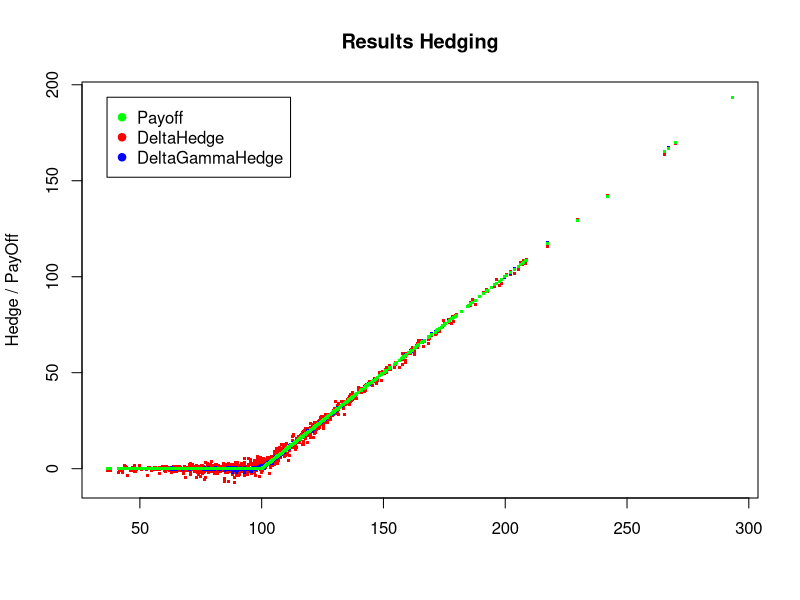
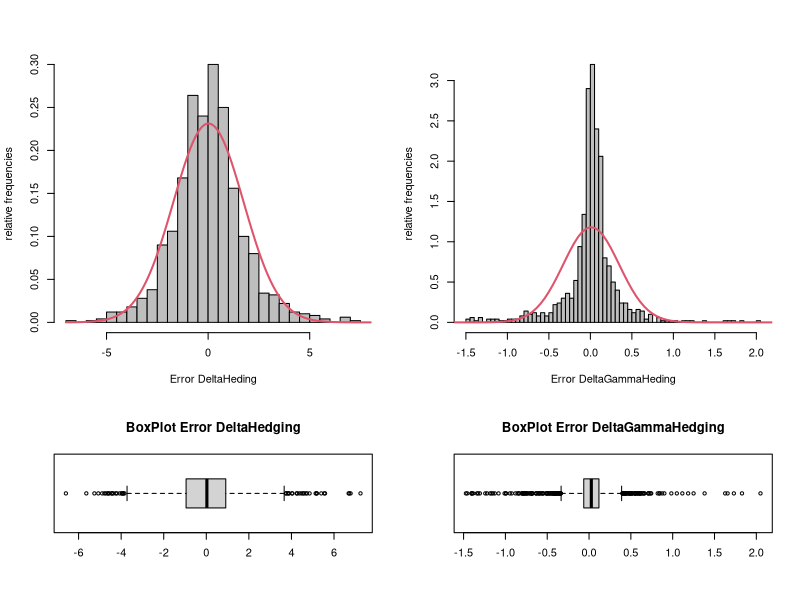
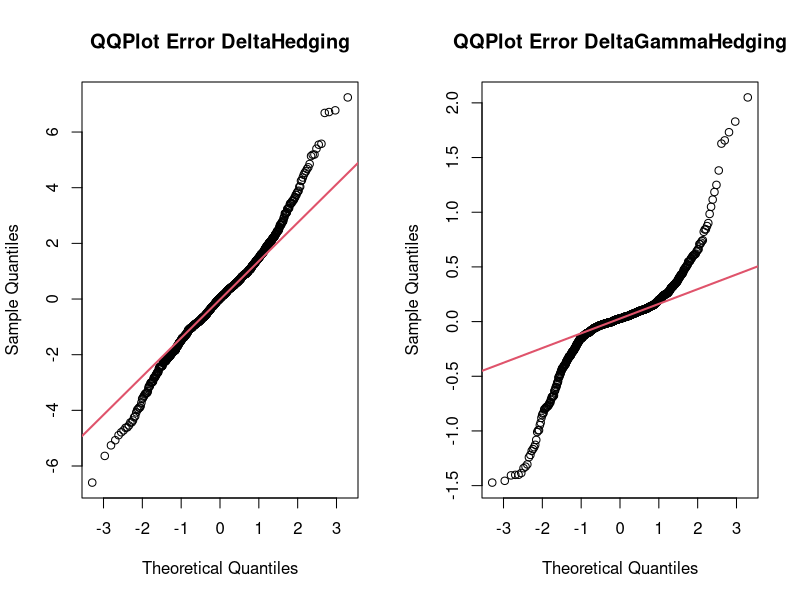

These charts were generated, in order, by the following R code:
BSMOption <- function(PutCallFlag,S,T,K,r,sigma,Greek)
# 'Four Things You Might Not Know About The Black-Scholes-Formula'
{
   if(PutCallFlag=="Call" && Greek=="Price" && T>0)
   {
      d1=(log(S/K)+(r+sigma^2/2)*T) / (sigma*sqrt(T))
      d2=d1 - sigma * sqrt(T)
      return(S * pnorm(d1, mean=0, sd=1) - K * exp(-r*T) * pnorm(d2, mean=0, sd=1)) 
   }
   if(PutCallFlag=="Call" && Greek=="Delta" && T>0)
   {
      d1=(log(S/K)+(r+sigma^2/2)*T) / (sigma*sqrt(T))
      return(pnorm(d1, mean=0, sd=1)) 
   }
   if((PutCallFlag=="Call" || PutCallFlag=="Put") && Greek=="Gamma" && T>0)
   {
      d1=(log(S/K)+(r+sigma^2/2)*T) / (sigma*sqrt(T))
      return(dnorm(d1, mean=0, sd=1) / (S * sigma * sqrt(T))) 
   }
   if(PutCallFlag=="Call" && Greek=="Delta" && T==0)
      {return(0)}
   if(PutCallFlag=="Call" && Greek=="Price" && T==0)
      {return(pmax(S-K,0))} 
   if(PutCallFlag=="Put" && Greek=="Price" && T==0)
      {return(pmax(K-S,0))}
   if(PutCallFlag=="Put")
      {return(-1 * BSMOption("Call",S,T,K,r,-1 * sigma,Greek))}
}

# Parameter
PutCallFlag = "Call"; # Put or Call
S_0 = 100;
T = 0.5;
K = 100;
r = 0.05;
mu = 0.15;
sigma = 0.5;
Npaths = 1000 # 5 * 10^3;
Nhedgepoints = 52;

##################
set.seed(123456);
dt = T/Nhedgepoints;

# Data
S_t<-rep(0, times=Npaths);
Payoff<-rep(0, times=Npaths);

# DeltaHedge
Hedge_DeltaHedge<-rep(0, times=Npaths);
Error_DeltaHedge<-rep(0, times=Npaths);

# DeltaGammaHedge
Hedge_DeltaGammaHedge<-rep(0, times=Npaths);
Error_DeltaGammaHedge<-rep(0, times=Npaths);

# Vergleiche 'Four Things You Might Not Know About The Black-Scholes-Formula'

# Loop over j = 1 to Npaths
for(j in 1:Npaths) 
{
   S <- S_0;
   
   # DeltaHedge
   V_DeltaHedge <- BSMOption(PutCallFlag,S,T,K,r,sigma,"Price"); # initial investment
   a_DeltaHedge <- BSMOption(PutCallFlag,S,T,K,r,sigma,"Delta"); # stock position = delta
   b_DeltaHedge <- V_DeltaHedge-a_DeltaHedge*S; # rest in bank; self-fin. Cond.
   
   # DeltaGammaHedge
   K0 <- S
   # initial investment
   V_DeltaGammaHedge <- BSMOption(PutCallFlag,S,T,K,r,sigma,"Price") 
   #c=BScall(S,T-i*dt,K1,.,greek=gamma)/BScall(S,T-i*dt,K0,.,greek=gamma)
   c_DeltaGammaHedge <- BSMOption(PutCallFlag,S,T,K,r,sigma,"Gamma")/BSMOption(PutCallFlag,S,T,K0,r,sigma,"Gamma")
   #a=BScall(S,T-i*dt,K1,.,greek=delta)-c*BScall(S,T-i*dt,K0,.,greek=delta)
   a_DeltaGammaHedge <- BSMOption(PutCallFlag,S,T,K,r,sigma,"Delta")-c_DeltaGammaHedge*BSMOption(PutCallFlag,S,T,K0,r,sigma,"Delta")
   #b=V-a*S-c*BScall(S,T-i*dt,K0,., greek=price)
   b_DeltaGammaHedge <- V_DeltaGammaHedge-a_DeltaGammaHedge*S-c_DeltaGammaHedge * BSMOption(PutCallFlag,S,T,K0,r,sigma,"Price")
   
   # Loop over i=1 to Nhedgepoints
   for(i in 1:Nhedgepoints) 
   {
      eps <- rnorm(1); # eps=random.normal() simulate outcome of N(0,1)
      S <- S*exp((mu-0.5*sigma^2)*dt+sigma*sqrt(dt)*eps);
      
      # Delta-Hedge
      V_DeltaHedge<-a_DeltaHedge*S+b_DeltaHedge*exp(r*dt);
      a_DeltaHedge<-BSMOption(PutCallFlag,S,T-i*dt,K,r,sigma,"Delta");
      b_DeltaHedge<-V_DeltaHedge-a_DeltaHedge*S;
      
      # DeltaGammaHedging : K0 = K_liquid (S_T) ; K1 = illiquid (S0)
      
      # V=a*S+b*exp(r*dt)+c*BScall(S,T-i*dt, K0,.,greek=price)
      V_DeltaGammaHedge<-a_DeltaGammaHedge*S+b_DeltaGammaHedge*exp(r*dt)+c_DeltaGammaHedge*BSMOption(PutCallFlag,S,T-i*dt,K0,r,sigma,"Price")
      
      K0 <- S;
      
      #c=BScall(S,T-i*dt,K1,.,greek=gamma)/BScall(S,T-i*dt,K0,.,greek=gamma)
      if (i==Nhedgepoints)
         c_DeltaGammaHedge <- 0 else
            c_DeltaGammaHedge <- BSMOption(PutCallFlag,S,T-i*dt,K,r,sigma,"Gamma")/BSMOption(PutCallFlag,S,T-i*dt,K0,r,sigma,"Gamma")
      
      #a=BScall(S,T-i*dt,K1,.,greek=delta)-c*BScall(S,T-i*dt,K0,.,greek=delta)
      a_DeltaGammaHedge <- BSMOption(PutCallFlag,S,T-i*dt,K,r,sigma,"Delta")-c_DeltaGammaHedge*BSMOption(PutCallFlag,S,T-i*dt,K0,r,sigma,"Delta")
      
      #b=V-a*S-c* BScall(S,T-i*dt,K0,., greek=price)
      b_DeltaGammaHedge <- V_DeltaGammaHedge-a_DeltaGammaHedge*S-c_DeltaGammaHedge*BSMOption(PutCallFlag,S,T-i*dt,K0,r,sigma,"Price")
   }
   
   S_t[j] <- S;
   Hedge_DeltaHedge[j] <- V_DeltaHedge;
   Hedge_DeltaGammaHedge[j] <- V_DeltaGammaHedge;
   Payoff[j] <- BSMOption(PutCallFlag,S,0,K,r,sigma,"Price");
}

# Calc Error
Error_DeltaHedge<-Payoff - Hedge_DeltaHedge;
Error_DeltaGammaHedge<-Payoff - Hedge_DeltaGammaHedge;

### Plots

# Plot PayOff vs Hedge
   plot(S_t, Hedge_DeltaHedge, col = "red", type = "p", pch='.', cex=3, main = "Results Hedging" , ylab="Hedge / PayOff", xlab="")
   points(S_t, Hedge_DeltaGammaHedge, col = 'blue', type = "p", pch='.', cex=3)
   points(S_t, Payoff, col = 'green', type = "p", pch='.', cex=3)

   # Legende formatieren
   legend(if(PutCallFlag=="Call"){min(S_t)} else max(S_t)*3/4, max(Payoff), legend = c("Payoff","DeltaHedge","DeltaGammaHedge"), col = c("green", "red","blue"), pch=c(19,19,19), cex=1)

# Define Histogramms Errors and Boxplot Errors
   layout(rbind(c(1,2),c(1,2),c(3,4)))

	# Plot Hist from Error
		hist(Error_DeltaHedge, breaks = nclass.FD(Error_DeltaHedge), freq=FALSE, col = "gray", border="black", main = '' , xlab='Error DeltaHeding',ylab='relative frequencies') 
		# Add NormalDistribution
		x<-seq(floor(min(Error_DeltaHedge)), ceiling(max(Error_DeltaHedge)), by=0.05) 
		points(x, dnorm(x, mean=mean(Error_DeltaHedge), sd=sd(Error_DeltaHedge)), type = "l", lwd=2, col=2)

		hist(Error_DeltaGammaHedge, breaks = nclass.FD(Error_DeltaGammaHedge), freq=FALSE, col = "gray", border="black", main = '' , xlab='Error DeltaGammaHeding',ylab='relative frequencies') 
		# Add NormalDistribution
		x<-seq(floor(min(Error_DeltaGammaHedge)), ceiling(max(Error_DeltaGammaHedge)), by=0.05)
		points(x, dnorm(x, mean=mean(Error_DeltaGammaHedge), sd=sd(Error_DeltaGammaHedge)), type = "l", lwd=2, col=2)

   # Plot Boxplot
	   boxplot(Error_DeltaHedge, horizontal=TRUE, main='BoxPlot Error DeltaHedging')
	   boxplot(Error_DeltaGammaHedge, horizontal=TRUE, main='BoxPlot Error DeltaGammaHedging')

# Define QQ-Plots
  layout(rbind(c(1,2)))

	# QQ-Plot der Fehler
		qqnorm(Error_DeltaHedge, main='QQPlot Error DeltaHedging')
		qqline(Error_DeltaHedge, lwd=2 , col=2)

	# QQ-Plot der Fehler
		qqnorm(Error_DeltaGammaHedge, main='QQPlot Error DeltaGammaHedging')
		qqline(Error_DeltaGammaHedge, lwd=2 , col=2)
